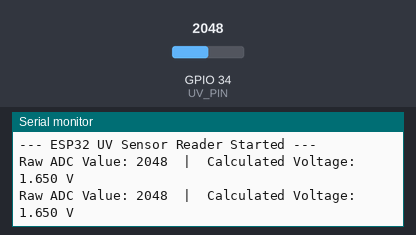
Bench run of a sketch on a simulated ESP32. Shown: the last lines printed to the serial monitor. The inputs (shaded band) are chosen by the test bench; at power-on: GPIO 34 (UV_PIN) = 2048.

Above: at 2.2 s.
2.3 s: GPIO 34 (UV_PIN) set to 2866
At 3.6 s:
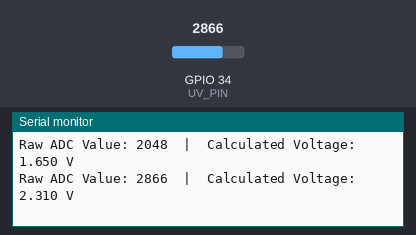
3.8 s: GPIO 34 (UV_PIN) set to 3603
At 4.8 s:
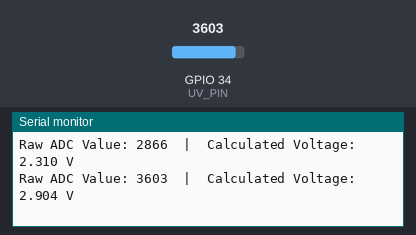
Timing chart, 0 to 6.8 s (numbered marks = the images above; inputs shaded):
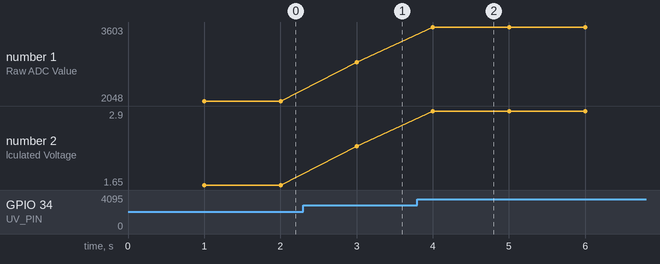

The sketch:

uvMeasure.ino
```cpp
// Define the analog pin connected to the UV sensor OUT pin
// GPIO 34 is a safe choice as it is an input-only ADC1 pin on the ESP32
const int UV_PIN = 34;

void setup() {
  // Initialize serial communication at 115200 baud rate
  Serial.begin(115200);
  delay(1000); // Give the serial monitor a moment to connect

  Serial.println("--- ESP32 UV Sensor Reader Started ---");

  // Configure the UV pin as an input
  pinMode(UV_PIN, INPUT);
}

void loop() {
  // Read the raw ADC value (0 to 4095 for ESP32's 12-bit ADC)
  int rawValue = analogRead(UV_PIN);

  // Convert the raw ADC value to voltage
  // ESP32 ADC default range is 0V to ~3.3V (using 11dB attenuation)
  float voltage = (rawValue * 3.3) / 4095.0;

  // Output the results to the Serial Monitor
  Serial.print("Raw ADC Value: ");
  Serial.print(rawValue);
  Serial.print("  |  Calculated Voltage: ");
  Serial.print(voltage, 3); // Print with 3 decimal places
  Serial.println(" V");

  // Wait 1 second before the next reading
  delay(1000);
}
```

Measured:
- after the input at 2.3 s, the serial monitor: prints a new line after 0.70 s (image 1)
- after the input at 3.8 s, the serial monitor: prints a new line after 0.20 s (image 2)
- plotted number 1: 2048 → 2866 after the input at 2.3 s, 2866 → 3603 after the input at 3.8 s
- plotted number 2: 1.65 → 2.31 after the input at 2.3 s, 2.31 → 2.9 after the input at 3.8 s
